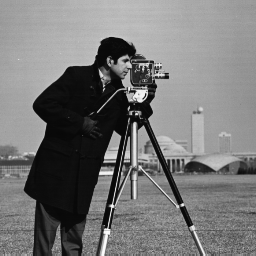
#> input picture cameraman.png, 256 x 256 px
$ python alpha.py
#> lines starting #> are read from the running program, lines starting #| are printed output that depends on the picture
import numpy as np
import numpy.fft as fft
import imageio
import matplotlib.pyplot as plt

#read in input image
#m=4
input_image = imageio.imread('cameraman.png', as_gray=True)
#> input_image is the input picture: shape (256, 256) float32; min 7, max 253, mean 118.7
#input_image = np.kron(input_img, np.ones((m,m)))
x_len = input_image.shape[0]
#> x_len = 256
y_len = input_image.shape[1]
#> y_len = 256
padded_image = np.pad(input_image, ((x_len, x_len), (y_len, y_len)), 'constant')
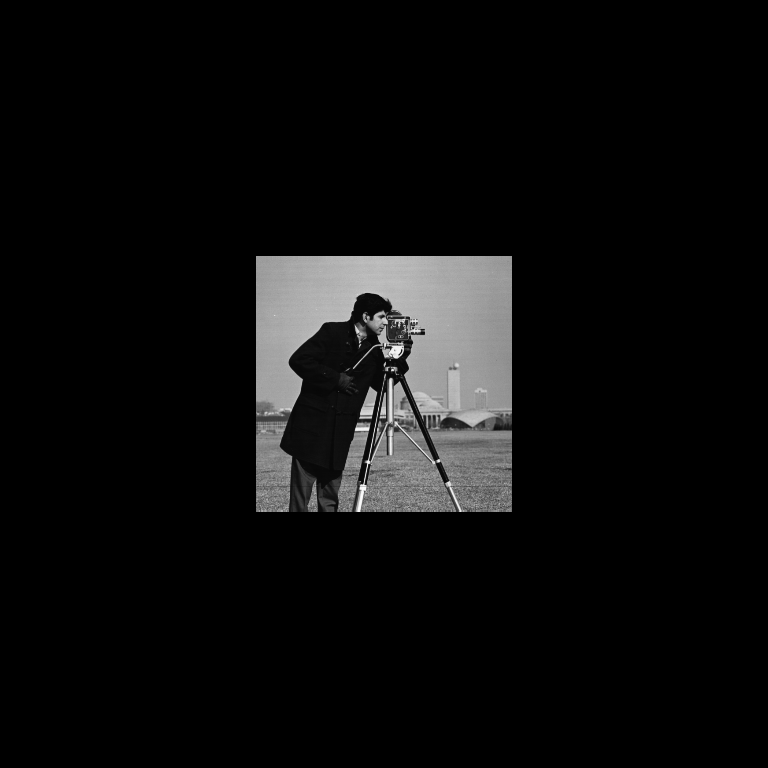
#> padded_image: shape (768, 768) float32; min 0, max 253, mean 13.2
fourier_transform = np.abs(fft.fft2(padded_image))
normalization=np.sum(np.square(fourier_transform))
#> normalization = 6.95e+14
mask = np.pad(np.ones((x_len+2,y_len+2)), ((x_len-1,x_len-1), (y_len-1,y_len-1)), 'constant')

def hioa(guess, prev, mask, beta):
    #apply fourier domain constraints
    updated_guess = fourier_transform * np.exp(1j * np.angle(guess))
    inv = np.real(fft.ifft2(updated_guess))
    if prev is None:
        prev = inv
    #apply real-space constraints
    temp = inv
    gamma=np.logical_or(np.logical_and(inv<0, mask), np.logical_not(mask))
    inv[gamma]=prev[gamma] - beta * inv[gamma]
    return fft.fft2(inv), temp

def chioa(guess, prev, mask, alpha, beta):
    #apply fourier domain constraints
#> (the run stopped early here; a loop or call above may not have finished)
